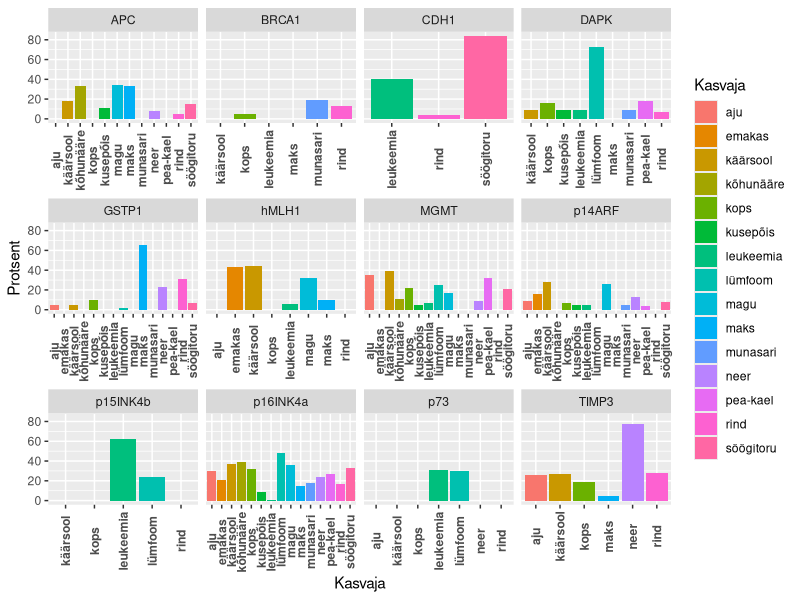

Write R code to recreate this figure.
## ---- chunk 1
geen<-c("p16INK4a","p14ARF","p15INK4b","MGMT","hMLH1","BRCA1","GSTP1","DAPK","CDH1",
        "TIMP3","p73","APC")
kude<-c("käärsool","rind","munasari","emakas","kops","pea-kael","leukeemia","lümfoom",
        "aju","neer","kusepõis","söögitoru","magu","kõhunääre","maks")
met<-c(41,110,11,66,4,22,6,29,28,89,26,95,1,150,12,25,3,10,6,25,1,11,5,15,8,22,7,18,3,20,37,132,0,20,1,20,4,25,4,62,1,25,1,20,0,22,2,22,5,38,1,20,3,37,31,118,0,20,0,20,0,19,0,16,NA,NA,NA,NA,0,21,NA,NA,93,150,6,25,NA,NA,NA,NA,NA,NA,NA,NA,NA,NA,NA,NA,NA,NA,127,323,0,36,0,23,0,17,18,83,37,116,2,31,15,61,74,213,1,12,2,44,3,14,10,60,2,18,0,59,15,34,0,10,NA,NA,24,56,0,20,NA,NA,3,51,NA,NA,0,15,NA,NA,NA,NA,NA,NA,21,65,NA,NA,2,20,0,18,11,84,11,58,NA,NA,1,22,NA,NA,0,19,NA,NA,NA,NA,NA,NA,NA,NA,NA,NA,NA,NA,NA,NA,0,18,1,23,24,77,0,10,0,20,2,21,0,106,0,10,1,47,1,20,8,35,0,24,1,14,0,22,0,18,13,20,2,23,1,15,2,23,NA,NA,10,64,17,92,8,86,21,29,NA,NA,NA,NA,1,11,NA,NA,NA,NA,NA,NA,0,20,NA,NA,3,88,NA,NA,NA,NA,NA,NA,NA,NA,30,75,NA,NA,NA,NA,NA,NA,NA,NA,26,31,NA,NA,NA,NA,NA,NA,6,22,8,29,NA,NA,NA,NA,4,21,NA,NA,NA,NA,NA,NA,20,77,28,36,NA,NA,NA,NA,NA,NA,NA,NA,1,20,0,10,0,15,NA,NA,NA,NA,0,22,NA,NA,11,35,3,10,0,22,0,10,NA,NA,NA,NA,NA,NA,NA,NA,NA,NA,20,108,1,19,0,20,NA,NA,0,17,0,10,NA,NA,NA,NA,0,10,1,12,2,19,4,27,13,38,6,18,6,18)
hm <- data.frame(Geen=rep(geen, each=15), 
                 Kasvaja=rep(kude, 12),
                 Met=met[seq(1,length(met), by=2)],
                 Proove=met[seq(2,length(met), by=2)])
library(plyr)
library(magrittr)
library(ggplot2)
hm <- mutate(hm, Protsent=(Met/Proove)*100)
hm %>% na.omit %>% ggplot(., aes(x=Kasvaja, y=Protsent, fill=Kasvaja))+
  geom_bar(stat="identity")+
  facet_wrap(~Geen,scale="free_x")+
  theme(axis.text.x = element_text(angle=90, vjust=0.5, face="bold"))
## ---- chunk 2
library(broom)
hm %>% na.omit %>% lm(Protsent~Geen+Kasvaja, data=.) %>% anova %>% tidy %>% knitr::kable()
